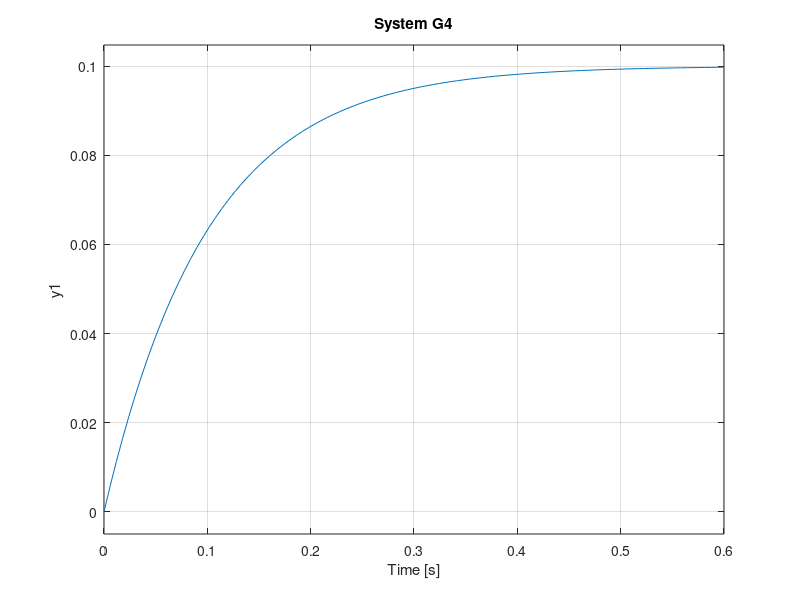

Source code (MATLAB):
clc;

p1 = 0.5;
p2 = 1;
p3 = 2;
p4 = 10;

G1 = tf([0 1], [1 p1]);
G2 = tf([0 1], [1 p2]);
G3 = tf([0 1], [1 p3]);
G4 = tf([0 1], [1 p4]);

%plot the step response

xlabel('t');
ylabel('y1(t)')
subplot(2, 2, 1)
step(G1);
title('System G1');


xlabel('t');
ylabel('y2(t)')
subplot(2, 2, 2)
step(G2);
title('System G2');

xlabel('t');
ylabel('y3(t)')
subplot(2, 2, 3)
step(G3);
title('System G3');

xlabel('t');
ylabel('y4(t)')
subplot(2, 2, 4)
step(G4);
title('System G4');
